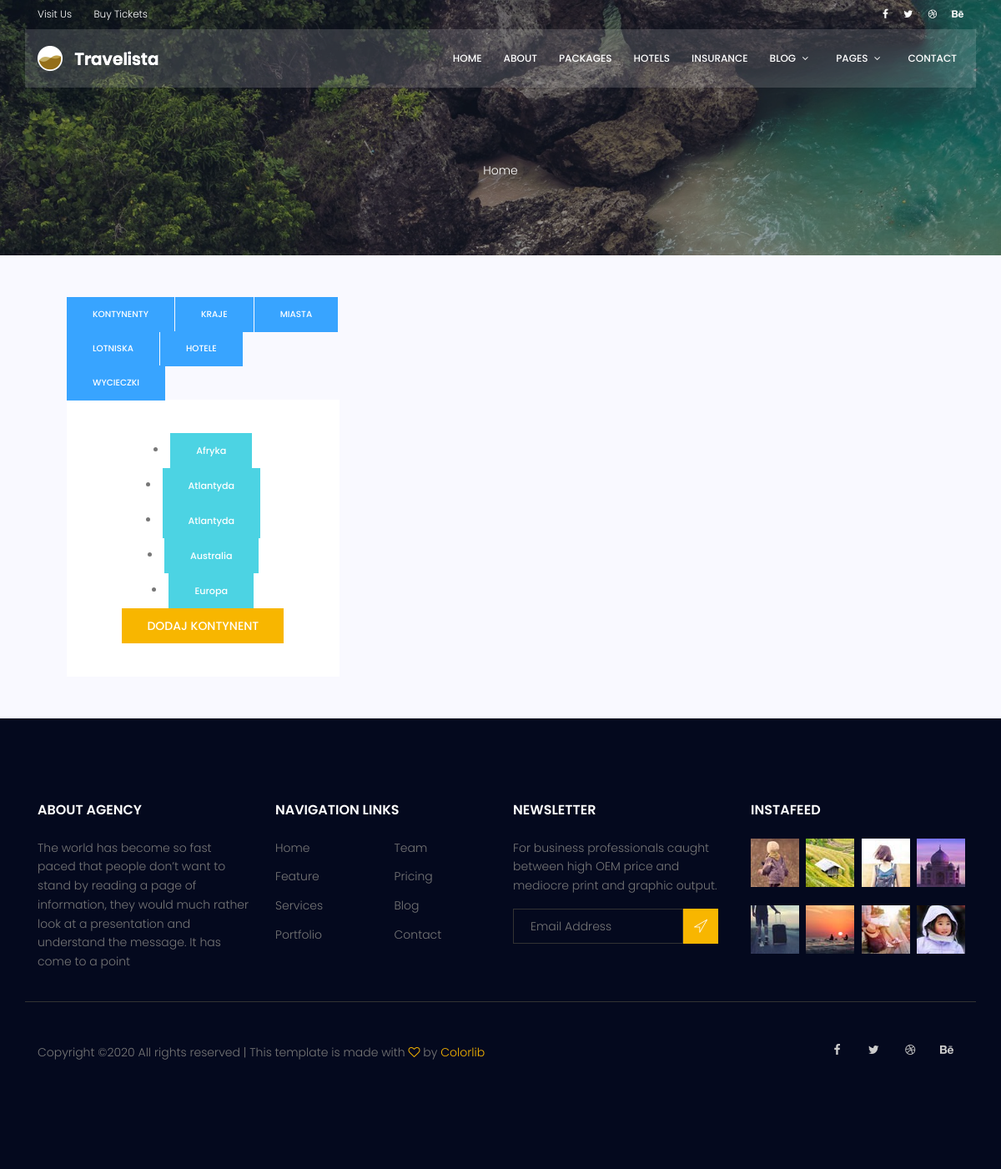
Before: /core/admin_list/ with the older database file.
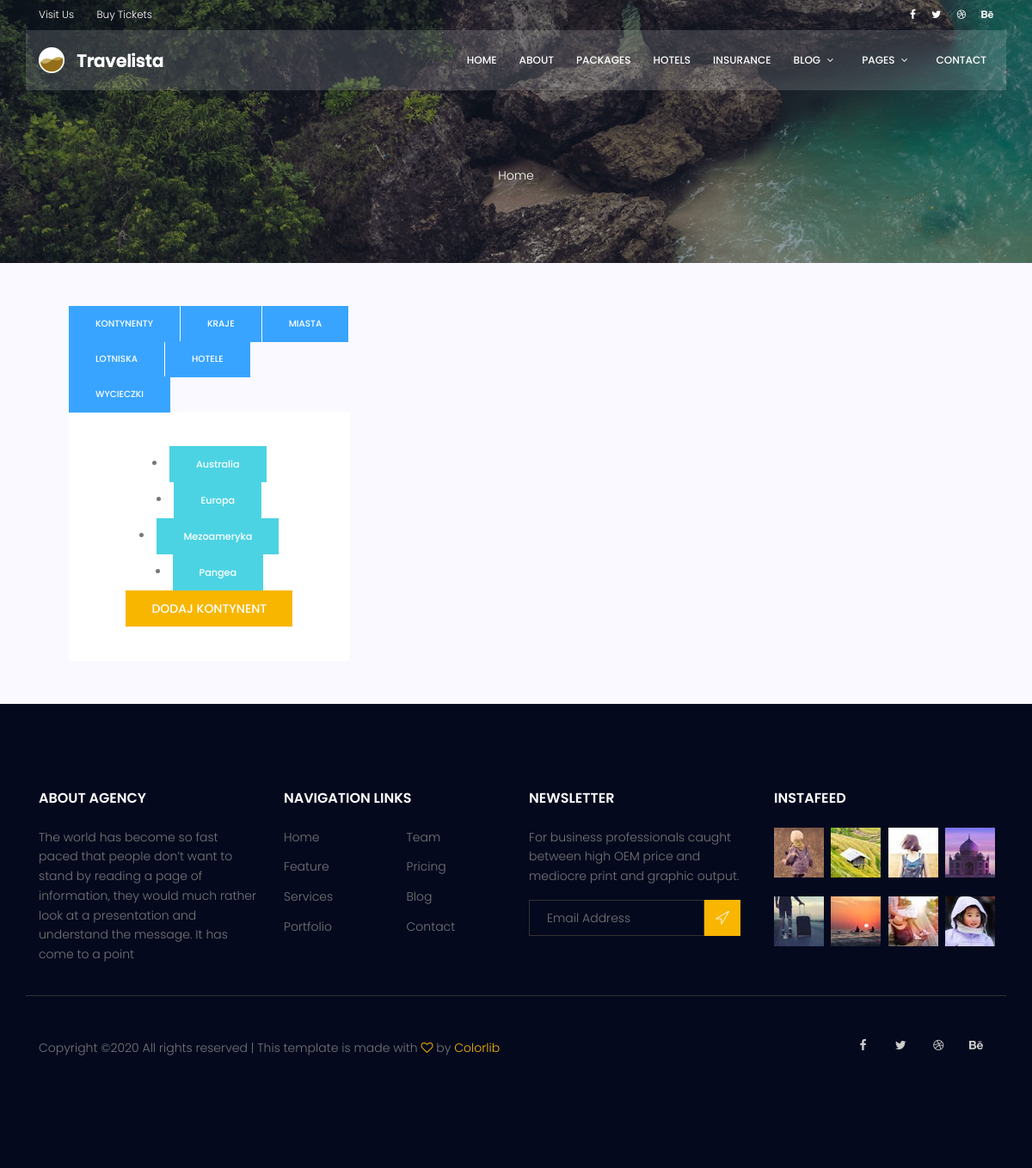
After: the same page with the newer database file.
### core/models.py (models this page shows)
class Continent(models.Model):
    name = models.CharField(max_length=50)
    class Meta:
        ordering = ['name']
    def __str__(self):
        return self.name

### core/views.py (the view)
# urls.py: path('admin_list/', AdminListView.as_view(), name='admin_list'),
class AdminListView(ListView):
    model = Trip
    template_name = 'core/admin_list.html'
    def get_context_data(self, *, object_list=None, **kwargs):
        context = super(AdminListView, self).get_context_data(**kwargs)
        context['continents'] = Continent.objects.all()
        context['countries'] = Country.objects.all()
        context['cities'] = City.objects.all()
        context['hotels'] = Hotel.objects.all()
        context['airports'] = Airport.objects.all()
        context['trips'] = Trip.objects.all()
        return context

### core/models.py (called while the page is built)
    def __str__(self):
        return self.name

    def __str__(self):
        return self.name

    def __str__(self):
        return self.name

    def __str__(self):
        return self.name

    def __str__(self):
        return f"From {self.departure_city} to {self.arrival_city} on {self.departure_date}"

### core/templates/core/admin_list.html (shortened to what this page needs)
{% load static %}
{% load core_extras %}
<body>
<!DOCTYPE html>
<html lang="zxx" class="no-js">
<head>
    <link rel="stylesheet" href="{% static 'css/linearicons.css' %}">
    <link rel="stylesheet" href="{% static 'css/font-awesome.min.css' %}">
    <link rel="stylesheet" href="{% static 'css/bootstrap.css' %}">
    <link rel="stylesheet" href="{% static 'css/magnific-popup.css' %}">
    <link rel="stylesheet" href="{% static 'css/jquery-ui.css' %}">
    <link rel="stylesheet" href="{% static 'css/nice-select.css' %}">
    <link rel="stylesheet" href="{% static 'css/animate.min.css' %}">
    <link rel="stylesheet" href="{% static 'css/owl.carousel.css' %}">
    <link rel="stylesheet" href="{% static 'css/main.css' %}">
</head>
<body>
<header id="header">
    <div class="header-top">
        <div class="container">
            <div class="row align-items-center">
                <div class="col-lg-6 col-sm-6 col-6 header-top-left">
                    <ul>
                        <li><a href="#">Visit Us</a></li>
                        <li><a href="#">Buy Tickets</a></li>
                    </ul>
                </div>
                <div class="col-lg-6 col-sm-6 col-6 header-top-right">
                    <div class="header-social">
                        <a href="#"><i class="fa fa-facebook"></i></a>
                        <a href="#"><i class="fa fa-twitter"></i></a>
                        <a href="#"><i class="fa fa-dribbble"></i></a>
                        <a href="#"><i class="fa fa-behance"></i></a>
                    </div>
                </div>
            </div>
        </div>
    </div>
    <div class="container main-menu">
        <div class="row align-items-center justify-content-between d-flex">
            <div id="logo">
                <a href="{% url 'trip_list' %}"><img src="{% static 'img/logo.png' %}" alt="" title=""/></a>
            </div>
            <nav id="nav-menu-container">
                <ul class="nav-menu">
                    <li><a href="{% url 'trip_list' %}">Home</a></li>
                    <li><a href="{% url 'core:about' %}">About</a></li>
                    <li><a href="{% url 'core:packages' %}">Packages</a></li>
                    <li><a href="{% url 'core:hotels' %}">Hotels</a></li>
                    <li><a href="{% url 'core:insurance' %}">Insurance</a></li>
                    <li class="menu-has-children"><a href="">Blog</a>
                    </li>
                    <li class="menu-has-children"><a href="">Pages</a>
                    </li>
                    <li><a href="{% url 'core:contact' %}">Contact</a></li>
                </ul>
            </nav>
        </div>
    </div>
</header>
<section class="about-banner relative" >
    <div class="overlay overlay-bg"></div>
    <div class="container">
        <div class="row d-flex align-items-center justify-content-center">
            <div class="about-content col-lg-12">
<br>
                <p class="text-white link-nav"><a href="{% url 'trip_list' %}">Home </a></p>
            </div>
        </div>
    </div>
</section>
<section class="destinations-area section-gap" style="padding: 50px">
    <div class="container" >
        <div class="whole-wrap">
            <div class="col-lg-4 col-md-6 banner-right">
                <ul class="nav nav-tabs" id="myTab" role="tablist">
                    <li class="nav-item">
                        <a class="nav-link genric-btn info" id="continent-tab" data-toggle="tab" href="#continent" role="tab"
                           aria-controls="continent" aria-selected="true">Kontynenty</a>
                    </li>
                    <li class="nav-item">
                        <a class="nav-link genric-btn info" id="country-tab" data-toggle="tab" href="#country" role="tab"
                           aria-controls="country" aria-selected="false">Kraje</a>
                    </li>
                    <li class="nav-item">
                        <a class="nav-link genric-btn info" id="city-tab" data-toggle="tab" href="#city" role="tab"
                           aria-controls="city" aria-selected="false">Miasta</a>
                    </li>
                    <li class="nav-item">
                        <a class="nav-link genric-btn info" id="airport-tab" data-toggle="tab" href="#airport" role="tab"
                           aria-controls="airport" aria-selected="false">Lotniska</a>
                    </li>
                    <li class="nav-item">
                        <a class="nav-link genric-btn info" id="hotel-tab" data-toggle="tab" href="#hotel" role="tab"
                           aria-controls="hotel" aria-selected="false">Hotele</a>
                    </li>                    <li class="nav-item">
                        <a class="nav-link genric-btn info" id="trip-tab" data-toggle="tab" href="#trip" role="tab"
                           aria-controls="trip" aria-selected="false">Wycieczki</a>
                    </li>
                </ul>
                <div class="tab-content" id="myTabContent">
                    <div class="tab-pane fade show active" id="continent" role="tabpanel" aria-labelledby="continent-tab">
                        <div class="form-wrap">
                            {% for continent in continents %}
                            <un>
                                <li><a href="{% url 'core:admin_details' pk=continent.id %}" class="genric-btn success">{{ continent }}</a></li>
                            {% endfor %}
                            </un>
                                <a href="{% url 'core:add_continent' %}" class="primary-btn text-uppercase">Dodaj kontynent</a>
                        </div>
                    </div>
                </div>
            </div>
            </div>
        </div>
</section>
<footer class="footer-area section-gap">
    <div class="container">
        <div class="row">
            <div class="col-lg-3  col-md-6 col-sm-6">
                <div class="single-footer-widget">
                    <h6>About Agency</h6>
                    <p>
                        The world has become so fast paced that people don’t want to stand by reading a page of
                        information, they would much rather look at a presentation and understand the message. It has
                        come to a point
                    </p>
                </div>
            </div>
            <div class="col-lg-3 col-md-6 col-sm-6">
                <div class="single-footer-widget">
                    <h6>Navigation Links</h6>
                    <div class="row">
                        <div class="col">
                            <ul>
                                <li><a href="{% url 'trip_list' %}">Home</a></li>
                                <li><a href="#">Feature</a></li>
                                <li><a href="#">Services</a></li>
                                <li><a href="#">Portfolio</a></li>
                            </ul>
                        </div>
                        <div class="col">
                            <ul>
                                <li><a href="#">Team</a></li>
                                <li><a href="#">Pricing</a></li>
                                <li><a href="#">Blog</a></li>
                                <li><a href="#">Contact</a></li>
                            </ul>
                        </div>
                    </div>
                </div>
            </div>
            <div class="col-lg-3  col-md-6 col-sm-6">
                <div class="single-footer-widget">
                    <h6>Newsletter</h6>
                    <p>
                        For business professionals caught between high OEM price and mediocre print and graphic output.
                    </p>
                    <div id="mc_embed_signup">
                        <form target="_blank"
                              action="https://spondonit.us12.list-manage.com/subscribe/post?u=1462626880ade1ac87bd9c93a&amp;id=92a4423d01"
                              method="get" class="subscription relative">
                            <div class="input-group d-flex flex-row">
                                <input name="EMAIL" placeholder="Email Address" onfocus="this.placeholder = ''"
                                       onblur="this.placeholder = 'Email Address '" required="" type="email">
                                <button class="btn bb-btn"><span class="lnr lnr-location"></span></button>
                            </div>
                        </form>
                    </div>
                </div>
            </div>
            <div class="col-lg-3  col-md-6 col-sm-6">
                <div class="single-footer-widget mail-chimp">
                    <h6 class="mb-20">InstaFeed</h6>
                    <ul class="instafeed d-flex flex-wrap">
                        <li><img src="{% static 'img/i1.jpg' %}" alt=""></li>
                        <li><img src="{% static 'img/i2.jpg' %}" alt=""></li>
                        <li><img src="{% static 'img/i3.jpg' %}" alt=""></li>
                        <li><img src="{% static 'img/i4.jpg' %}" alt=""></li>
                        <li><img src="{% static 'img/i5.jpg' %}" alt=""></li>
                        <li><img src="{% static 'img/i6.jpg' %}" alt=""></li>
                        <li><img src="{% static 'img/i7.jpg' %}" alt=""></li>
                        <li><img src="{% static 'img/i8.jpg' %}" alt=""></li>
                    </ul>
                </div>
            </div>
        </div>
        <div class="row footer-bottom d-flex justify-content-between align-items-center">
            <p class="col-lg-8 col-sm-12 footer-text m-0">
                Copyright &copy;<script>document.write(new Date().getFullYear());</script>
                All rights reserved | This template is made with <i class="fa fa-heart-o" aria-hidden="true"></i> by <a
                    href="https://colorlib.com" target="_blank">Colorlib</a>
                </p>
            <div class="col-lg-4 col-sm-12 footer-social">
                <a href="#"><i class="fa fa-facebook"></i></a>
                <a href="#"><i class="fa fa-twitter"></i></a>
                <a href="#"><i class="fa fa-dribbble"></i></a>
                <a href="#"><i class="fa fa-behance"></i></a>
            </div>
        </div>
    </div>
</footer>
</body>
</html>
</body>
</html>

Changed rows visible on the page:
removed Continent: name "Afryka"
removed Continent: name "Atlantyda"
removed Continent: name "Atlantyda"
added Continent: name "Mezoameryka"
added Continent: name "Pangea"
